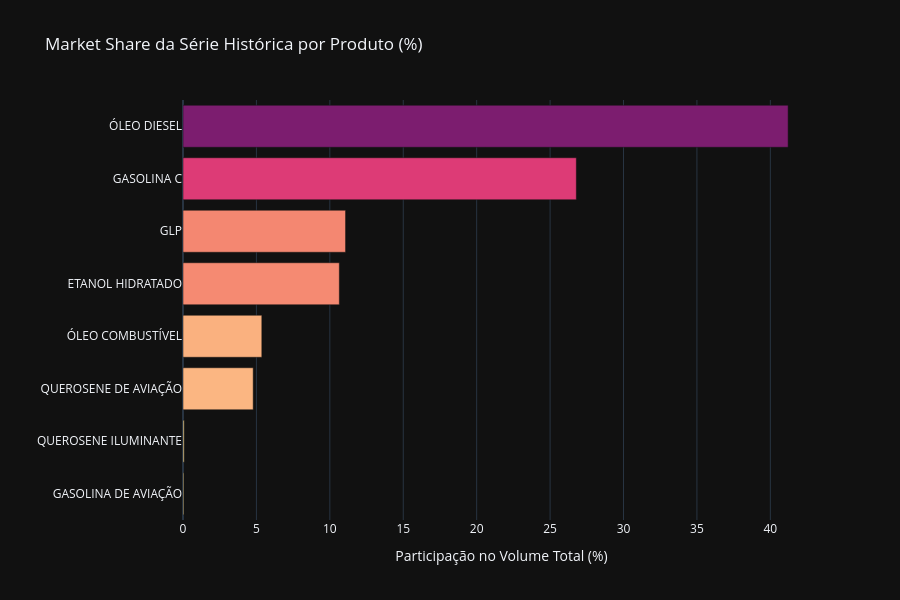

Notebook code cell kept with this figure:
### Markdown cell above
## Etapa 5 — Visualizações e Distribuições
Seguindo as melhores práticas visuais, construiremos gráficos que contam uma história.

1. **Univariada/Simples:** Concentração de volume por combustível.
2. **Série Temporal:** O comportamento estrutural ao longo dos anos.
3. **Multivariada:** Heatmap da intensidade de consumo por Estado x Produto.

### Code cell
# 1. Gráfico de Barras: Market Share de Produtos
share_produto["share_br"] = share_produto["share_%"].apply(fmt_br)

fig_share = px.bar(
    share_produto,
    x="share_%",
    y="produto",
    orientation="h",
    custom_data=["share_br"],
    color="share_%",
    color_continuous_scale="Sunsetdark",
    title="Market Share da Série Histórica por Produto (%)",
    template="plotly_dark",
    labels={
        "share_%": "Participação no Volume Total (%)",
        "produto": ""
    }
)

fig_share.update_layout(
    xaxis_title="Participação no Volume Total (%)",
    yaxis_title="",
    hovermode="closest",
    coloraxis_showscale=False,
    height=600
)

fig_share.update_traces(
    hovertemplate=
    "<b>Produto:</b> %{y}<br>" +
    "<b>Market Share:</b> %{customdata[0]} %" +
    "<extra></extra>"
)

# Ordenar do maior para o menor (opcional)
fig_share.update_yaxes(categoryorder="total ascending")

fig_share.show()

### Figure 1 — Plotly figure (JSON) as saved in the notebook; plotly's stock layout.template omitted (floating-point values rounded to 4 significant figures)
{"data": [{"customdata": [["41,21"], ["26,79"], ["11,07"], ["10,65"], ["5,37"], ["4,78"], ["0,08"], ["0,06"]], "hovertemplate": "<b>Produto:</b> %{y}<br><b>Market Share:</b> %{customdata[0]} %<extra></extra>", "legendgroup": "", "marker": {"color": [41.21, 26.79, 11.07, 10.65, 5.368, 4.781, 0.07874, 0.05584], "coloraxis": "coloraxis", "pattern": {"shape": ""}}, "name": "", "orientation": "h", "showlegend": false, "textposition": "auto", "type": "bar", "x": [41.21, 26.79, 11.07, 10.65, 5.368, 4.781, 0.07874, 0.05584], "xaxis": "x", "y": ["ÓLEO DIESEL", "GASOLINA C", "GLP", "ETANOL HIDRATADO", "ÓLEO COMBUSTÍVEL", "QUEROSENE DE AVIAÇÃO", "QUEROSENE ILUMINANTE", "GASOLINA DE AVIAÇÃO"], "yaxis": "y"}], "layout": {"barmode": "relative", "coloraxis": {"colorbar": {"title": {"text": "Participação no Volume Total (%)"}}, "colorscale": [[0, "rgb(252, 222, 156)"], [0.1667, "rgb(250, 164, 118)"], [0.3333, "rgb(240, 116, 110)"], [0.5, "rgb(227, 79, 111)"], [0.6667, "rgb(220, 57, 119)"], [0.8333, "rgb(185, 37, 122)"], [1, "rgb(124, 29, 111)"]], "showscale": false}, "height": 600, "hovermode": "closest", "legend": {"tracegroupgap": 0}, "title": {"text": "Market Share da Série Histórica por Produto (%)"}, "xaxis": {"anchor": "y", "domain": [0, 1], "title": {"text": "Participação no Volume Total (%)"}}, "yaxis": {"anchor": "x", "categoryorder": "total ascending", "domain": [0, 1], "title": {"text": ""}}}}
